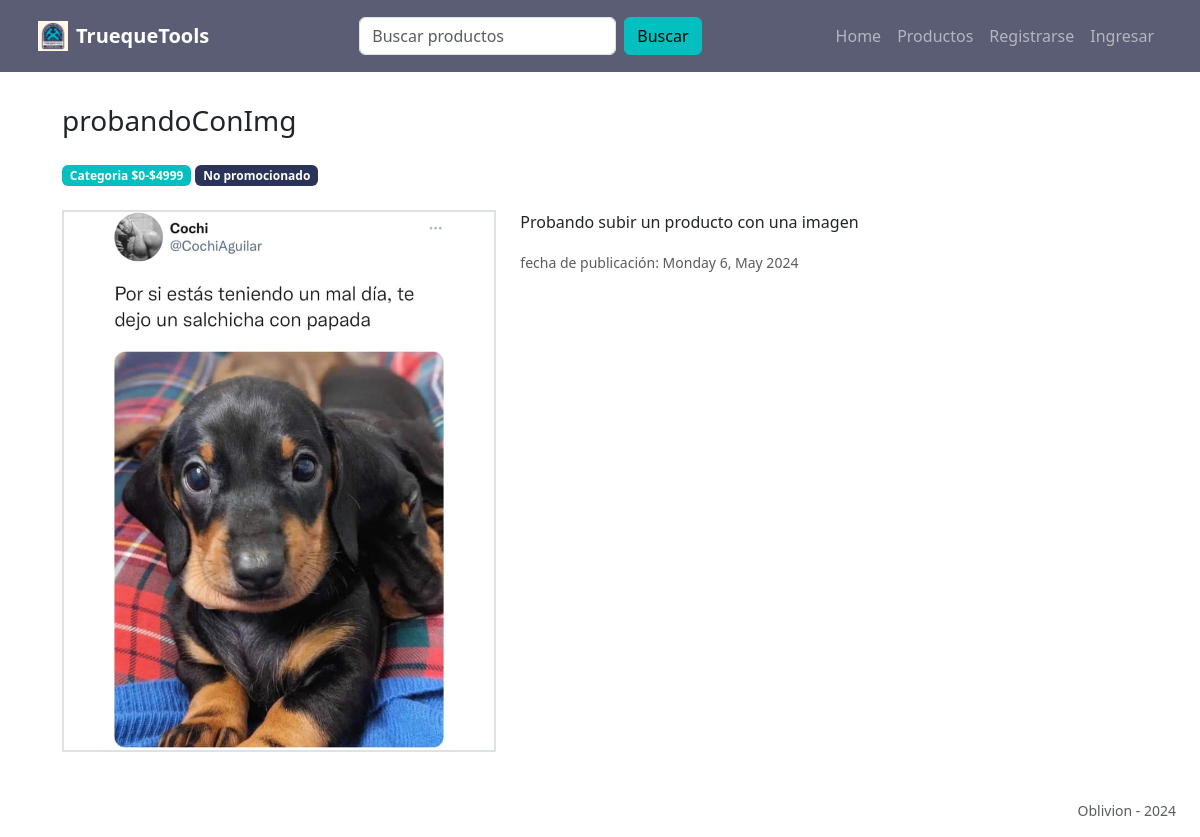
The page /productos/id/3 on the database as committed earlier.
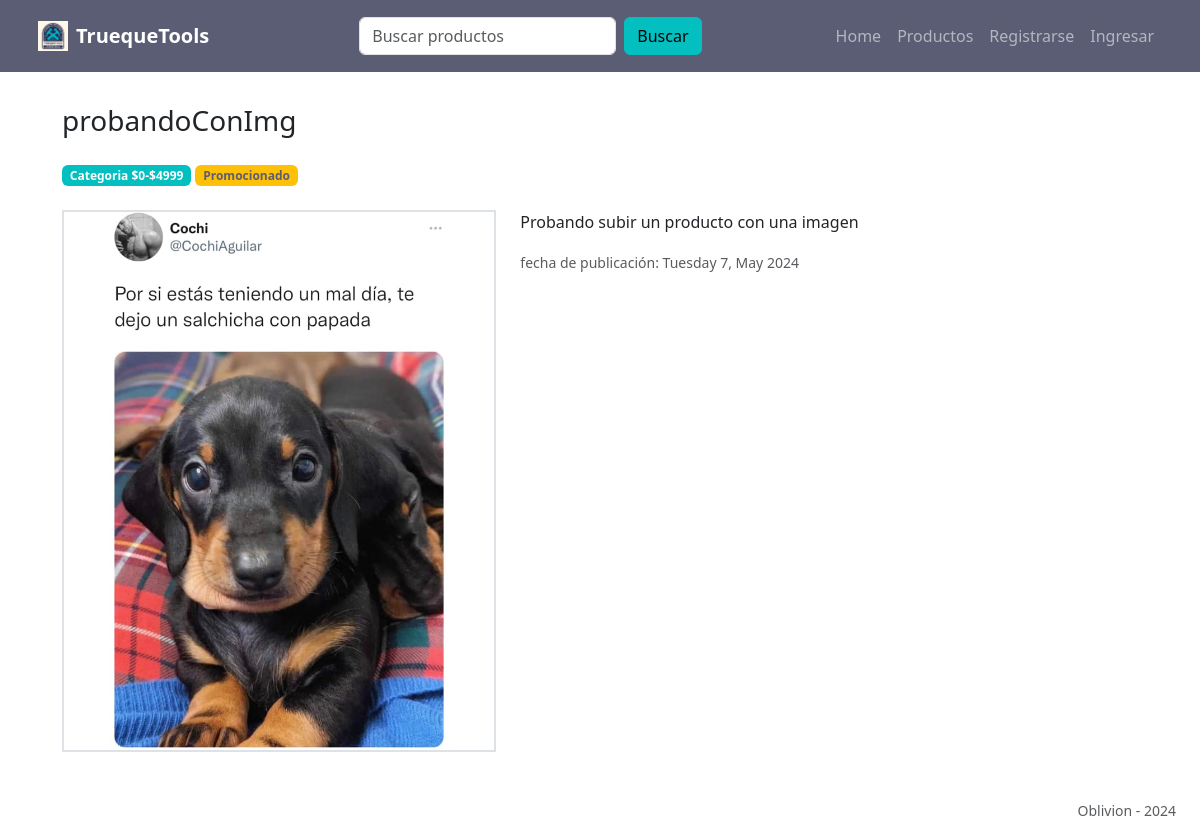
The same page on the database as committed later.
### tl_app/models/productoModel.py (models this page shows, shortened)
class Producto(models.Model):
    nombre = models.CharField(max_length=50)
    descripcion = models.TextField(
        validators=[ MinLengthValidator(10, "Este campo debe contener al menos 10 caracteres") ],
        max_length=550
    )
    class Categoria(models.IntegerChoices):
        categoria_1 = 1, _("$0-$4999")
        categoria_2 = 2, _("$5000-$9999")
        categoria_3 = 3, _("$10000+")
    categoria = models.IntegerField(choices=Categoria.choices)
    fecha_de_publicacion = models.DateTimeField(auto_now=True)
    imagen = ImageField(blank=True, upload_to="media/")
    promocionado = models.BooleanField(default=False)
    activo = models.BooleanField(default=True)
    usuario = models.ForeignKey(
        usuarioModel.Usuario, on_delete=models.CASCADE, related_name="productos"
    )

### tl_app/views/productoView.py (the view)
# urls.py: path("productos/id/<int:id>", productoView.detalle_producto, name="detalle_producto"),
def detalle_producto(request,id):
    producto = get_object_or_404(productoModel.Producto, id=id)
    return render(request,"products/detalle.html",{
        "producto": producto
    })

### tl_app/templates/products/detalle.html (shortened to what this page needs)
{% extends 'base.html' %}
{% block content %}
{% load static %}
<div class="container p-4 mb-3">
{% if producto.activo %}
<div class="row">
    <div class="col-md-12">
        <div class="row">
            <div class="col-md-12">
                <h3 class=" mb-6">
                    {{producto.nombre}}
                </h3>
                <div class=" my-4">
                <span class="badge badge-primary bg-primary">
                    <a href="#" class="text-decoration-none text-white">Categoria {{producto.get_categoria_display}}</a>
                </span>
                {% if producto.promocionado %}
                <span class="badge badge-primary bg-warning">
                    <a href="#" class="text-decoration-none text-dark">Promocionado</a>
                </span>
                {% else %}
                <span class="badge badge-secondary bg-secondary">
                    <a href="#" class="text-decoration-none text-white">No promocionado</a>
                </span>
                {% endif %}
                </div>
            </div>
        </div>
        <div class="row">
            <div class="col-md-5">
                {% if producto.imagen %}
                <img src="{{producto.imagen.url}}" alt="Imagen del producto" class="img-fluid border border-2" />
                {% else %}
                <img src="{%static 'images/default-image-missing.png'%}" alt="El producto no tiene imagenes" class="img-thumbnail" />
                {% endif %}
            </div>
            <div class="col-md-7">
                <p>
                    {{producto.descripcion}}
                </p>
                <p>
                    <small class="text-muted fw-light">
                    fecha de publicación: {{producto.fecha_de_publicacion|date:'l j, F Y'}}
                </small>
                </p>
            </div>
        </div>
    </div>
</div>
{% endif %}
</div>
{% endblock %}

### tl_app/templates/base.html (shortened to what this page needs)
{% load static %}
<!DOCTYPE html>
<html lang="es">
<head>
    <link rel="stylesheet" href="../static/bootstrap/styles.css" >
    <link rel="stylesheet" href="{% static 'styles/main.css'%}">
</head>
<body>
    {% include 'partials/navbar.html' %}
    <div class="container p-2">
        {% block content %}
        {% endblock %}
    </div>
</body>
<footer>
    <small><a href=""class="text-decoration-none"><p class="text-end text-muted me-4 fw-light ">Oblivion - 2024</p></a></small>
</footer>
</html>

### tl_app/templates/partials/navbar.html (shortened to what this page needs)
<nav class="navbar navbar-expand-lg bg-dark navbar-dark">
    <div class="container p-2 d-flex justify-content-between">
        <div class="d-flex align-items-center" style="gap: 8px;">
            <img src="../../static/images/logo_truequetools.png" height="30px" />
            <a class="navbar-brand fw-bold" href="{% url 'home' %}">TruequeTools</a>
        </div>
        <div class="">
            <form class="form-inline d-flex flex-row " action="{% url 'buscar_productos'%}" method="GET">
                <input class="form-control mr-sm-2 mx-2" type="text" placeholder="Buscar productos" name="cadena"/>
                <button class="btn btn-primary my-2 my-sm-0" type="submit">Buscar</button>
            </form>
        </div>
        <div class="">
            <div class="collapse navbar-collapse " id="#navbarNavAltMarkup">
                <div class="navbar-nav ms-auto align-items-center" >
                    <a class="nav-link" href="{% url 'home' %}">Home</a>
                    <a class="nav-link" href="{% url 'productos' %}">Productos</a>
                    {% if user.is_authenticated %}
                    <a class="nav-link" href="{% url 'crear_producto' %}">Publicar producto</a>
                    <a class="nav-link" href="{% url 'logout' %}">Salir</a>
                    {% else %}
                    <a class="nav-link" href="{% url 'registro' %}">Registrarse</a>
                    <a class="nav-link" href="{% url 'ingreso' %}">Ingresar</a>
                    {% endif %}
                </div>
            </div>
        </div>
    </div>
</nav>

Rows that differ between the two databases and show on the page:
changed Producto "probandoConImg": promocionado False → True (drawn); fecha_de_publicacion "Monday 6, May 2024" → "Tuesday 7, May 2024"
Other text that changed with them:
text no longer shown: "No promocionado"
text now shown: "Promocionado"
